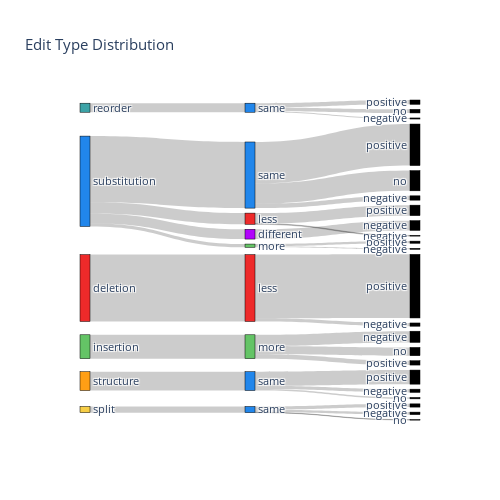

The notebook cell this image was saved under:
### Code cell
# Create a tree of edit types, following the decision tree
root = Node(count_data(data), 'edits', -1)

counter = 0
for edit_type in edit_types:
    root.add_child(Node(count_data(data, edit_type=edit_type), edit_type, counter))
    counter += 1

for node in root.get_children():
    for info_change in information_mapping.values():
        node.add_child(Node(count_data(data, edit_type=node.label, information_impact=info_change), info_change, counter))
        counter += 1
    for child in node.get_children():
        for quality_type in Quality:
            child.add_child(Node(count_data(data, edit_type=node.label, information_impact=child.label, quality_type=quality_type), quality_type, counter))
            counter += 1

# Convert the tree to a list of nodes & links
stack = [child for child in root.get_children()]
nodes, links = [], []
while len(stack) > 0:
    node = stack.pop()

    # Map color if it has a mapping
    color = 'black'
    if node.label in color_mapping.keys():
        color = color_mapping[node.label]
    if node.label in information_change_color_mapping.keys():
        color = information_change_color_mapping[node.label]

    # Map label if it has a mapping
    label = node.label
    in_mapping_back = {information_mapping[k]: k for k in information_mapping}
    if node.label in in_mapping_back.keys():
        label = in_mapping_back[node.label]
    impact_mapping_back = {impact_mapping[k]: k for k in impact_mapping}
    if node.label in impact_mapping_back.keys():
        label = impact_mapping_back[node.label]

    nodes.append({'id': node.id, 'label': label, 'color': color})

    # Get links to children
    for child in node.get_children():
        if child.amount > 0:
            links.append({'source': node.id, 'target': child.id, 'value': child.amount})
        stack.append(child)

# Sort nodes by id
nodes = sorted(nodes, key=lambda x: x['id'])

# Convert dict tree values to lists
labels, colors = [str(x['label']) for x in nodes], [x['color'] for x in nodes]
sources, targets, values = [x['source'] for x in links], [x['target'] for x in links], [x['value'] for x in links]

fig = go.Figure(data=[go.Sankey(
    node = dict(
      pad = 5,
      thickness = 10,
      line = dict(color = "black", width = 0.5),
      label = labels,
      color = colors
    ),
    link = dict(
      source = sources, # index of source node
      target = targets, # index of end node
      value = values,   # amount in link
      # label = data['link']['label'],   # label of link (not necessary)
      # color = data['link']['color']
    ),
    valueformat = "d",
    valuesuffix = " edits"
  )
])

fig.update_layout(title_text="Edit Type Distribution", font_size=11, width=500, height=500)
fig.show()

# This is a start, but perhaps combine the same categories? Also have this be a full tree (i.e. show error types?)

# I actually think this chart would be great if the final row had colors and specific labels (ex. Elaboration, Trivial Insertions, Paraphrase, etc.)

### Figure 1 — Plotly figure (JSON) as saved in the notebook; plotly's stock layout.template omitted (floating-point values rounded to 4 significant figures)
{"data": [{"link": {"source": [5, 87, 87, 87, 4, 71, 71, 71, 3, 56, 56, 56, 2, 38, 38, 1, 1, 1, 1, 25, 24, 24, 23, 23, 23, 22, 22, 0, 7, 7, 7], "target": [87, 93, 94, 95, 71, 77, 78, 79, 56, 64, 65, 66, 38, 42, 44, 22, 23, 24, 25, 37, 32, 34, 29, 30, 31, 26, 28, 7, 13, 14, 15], "value": [17, 9, 1, 7, 52, 39, 4, 9, 66, 12, 23, 31, 185, 176, 9, 31, 183, 9, 27, 27, 6, 3, 115, 56, 12, 29, 2, 25, 12, 10, 3]}, "node": {"color": ["#3ca3a7", "#2186eb", "#ee2a2a", "#64C466", "#FF9F15", "#F7CE46", "#ee2a2a", "#2186eb", "#64C466", "#b103fc", "black", "black", "black", "black", "black", "black", "black", "black", "black", "black", "black", "black", "#ee2a2a", "#2186eb", "#64C466", "#b103fc", "black", "black", "black", "black", "black", "black", "black", "black", "black", "black", "black", "black", "#ee2a2a", "#2186eb", "#64C466", "#b103fc", "black", "black", "black", "black", "black", "black", "black", "black", "black", "black", "black", "black", "#ee2a2a", "#2186eb", "#64C466", "#b103fc", "black", "black", "black", "black", "black", "black", "black", "black", "black", "black", "black", "black", "#ee2a2a", "#2186eb", "#64C466", "#b103fc", "black", "black", "black", "black", "black", "black", "black", "black", "black", "black", "black", "black", "#ee2a2a", "#2186eb", "#64C466", "#b103fc", "black", "black", "black", "black", "black", "black", "black", "black", "black", "black", "black", "black"], "label": ["reorder", "substitution", "deletion", "insertion", "structure", "split", "less", "same", "more", "different", "positive", "no", "negative", "positive", "no", "negative", "positive", "no", "negative", "positive", "no", "negative", "less", "same", "more", "different", "positive", "no", "negative", "positive", "no", "negative", "positive", "no", "negative", "positive", "no", "negative", "less", "same", "more", "different", "positive", "no", "negative", "positive", "no", "negative", "positive", "no", "negative", "positive", "no", "negative", "less", "same", "more", "different", "positive", "no", "negative", "positive", "no", "negative", "positive", "no", "negative", "positive", "no", "negative", "less", "same", "more", "different", "positive", "no", "negative", "positive", "no", "negative", "positive", "no", "negative", "positive", "no", "negative", "less", "same", "more", "different", "positive", "no", "negative", "positive", "no", "negative", "positive", "no", "negative", "positive", "no", "negative"], "line": {"color": "black", "width": 0.5}, "pad": 5, "thickness": 10}, "type": "sankey", "valueformat": "d", "valuesuffix": " edits"}], "layout": {"font": {"size": 11}, "height": 500, "title": {"text": "Edit Type Distribution"}, "width": 500}}
